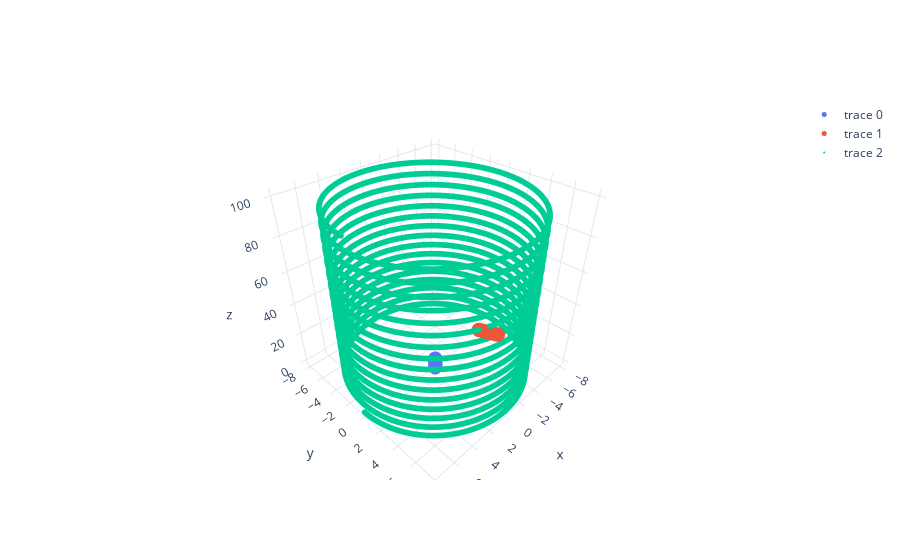

The code cell stored with this chart in its notebook:
### Code cell
#Visualize the line 
fig1 = go.Figure(go.Scatter3d(
    x=xL,
    y=yL,
    z=zL,
    mode = 'markers',
    marker = dict(
        size = 5
    )
))
fig1.add_traces(go.Scatter3d(
    x=xL2,
    y=yL2,
    z=zL2,
    mode='markers',
    marker=dict(
        size=5
    )
))
fig1.add_traces(go.Scatter3d(
    x=x_he,
    y=y_he,
    z=z_he,
    mode='markers',
    marker=dict(
        size=2
    )
))
#fig1.update_layout(width = 600 , height= 600)
fig1.show()
